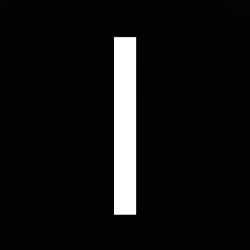
#> input picture Fourier Spectrum/img1.jpg, 250 x 250 px, found by its file name
$ jupyter execute 'Fourier Spectrum.ipynb'
#> lines starting #> are read from the running program, lines starting #| are printed output that depends on the picture
[cell 1]
import cv2
import numpy as np
import matplotlib.pyplot as plt
import matplotlib.image as img

[cell 2]
I1 = cv2.imread('img1.jpg', cv2.IMREAD_GRAYSCALE)
#> I1 is the input picture: shape (250, 250); min 1, max 255, mean 18.5
I2 = cv2.imread('img2.jpg', cv2.IMREAD_GRAYSCALE)
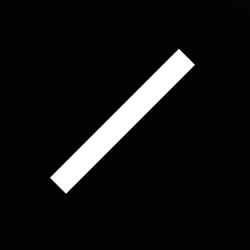
#> input picture Fourier Spectrum/img2.jpg, 250 x 250 px, found by its file name
#> I2 is the input picture: shape (250, 250); min 1, max 255, mean 19.4

cv2.imshow('image', I1)
cv2.imshow('image2', I2)
cv2.waitKey(0)
cv2.destroyAllWindows()

[cell 3]
fig = plt.figure(figsize = (20, 15))
rows = 2
cols = 4

ax1 = fig.add_subplot(rows, cols, 1)
ax1.imshow(I1, cmap='gray')
ax1.set_title('Original')
ax1.axis("off")

# Step2.첨부된 이미지들의 Fourier Spectrum을 보여주세요.
f =  np.fft.fft2(I1)                            # 여기 채워넣기, 이미지를 FFT 진행
ax2 = fig.add_subplot(rows, cols, 2)
ax2.imshow(np.abs(f), cmap='gray')                # 여기 채워넣기
ax2.set_title('After Fourier Transform')
ax2.axis("off")

# Step3. Step2의 결과를 centered shift 시키세요.
f_shift = np.fft.fftshift(f)                            # 여기 채워넣기, FFT된 결과를 shift시켜서 centered FFT 보여주기
ax3 = fig.add_subplot(rows, cols, 3)
ax3.imshow(np.abs(f_shift), cmap='gray')                # 여기 채워넣기
ax3.set_title('After shifting')
ax3.axis("off")

# Step4. Step3의 결과를 log transform을 사용해서 더 잘 보이도록 하세요.
magnitude_spectrum = 20 * np.log(np.abs(f_shift))   # 여기 채워넣기, Log transform으로 Spectrum 더 잘 보이게 하기
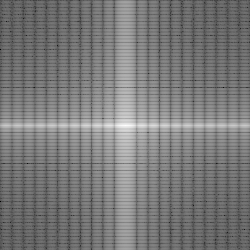
#> magnitude_spectrum: shape (250, 250) float64; min -46.71, max 279.3, mean 108.1; drawn with min black and max white
ax4 = fig.add_subplot(rows, cols, 4)
ax4.imshow(magnitude_spectrum, cmap='gray')
ax4.set_title('After Log Transform')
ax4.axis("off")

ax5 = fig.add_subplot(rows, cols, 5)
ax5.imshow(I2, cmap='gray')
ax5.set_title('Original')
ax5.axis("off")

# Step2.첨부된 이미지들의 Fourier Spectrum을 보여주세요.
f2 =  np.fft.fft2(I2)                                             # 여기 채워넣기
ax6 = fig.add_subplot(rows, cols, 6)
ax6.imshow(np.abs(f2), cmap='gray')                        # 여기 채워넣기
ax6.set_title('After Fourier Transform')
ax6.axis("off")

# Step3. Step2의 결과를 centered shift 시키세요.
f2_shift = np.fft.fftshift(f2)                                        # 여기 채워넣기
ax7 = fig.add_subplot(rows, cols, 7)
ax7.imshow(np.abs(f2_shift), cmap='gray')                      # 여기 채워넣기
ax7.set_title('After shifting')
ax7.axis("off")

# Step4. Step3의 결과를 log transform을 사용해서 더 잘 보이도록 하세요.
magnitude_spectrum2 =  20 * np.log(np.abs(f2_shift))                          # 여기 채워넣기
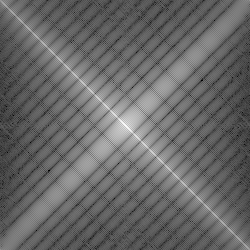
#> magnitude_spectrum2: shape (250, 250) float64; min -13.93, max 280.2, mean 106.1; drawn with min black and max white
ax8 = fig.add_subplot(rows, cols, 8)
ax8.imshow(np.abs(magnitude_spectrum2), cmap='gray')                     # 여기 채워넣기
ax8.set_title('After Log Transform')
ax8.axis("off")

plt.show()
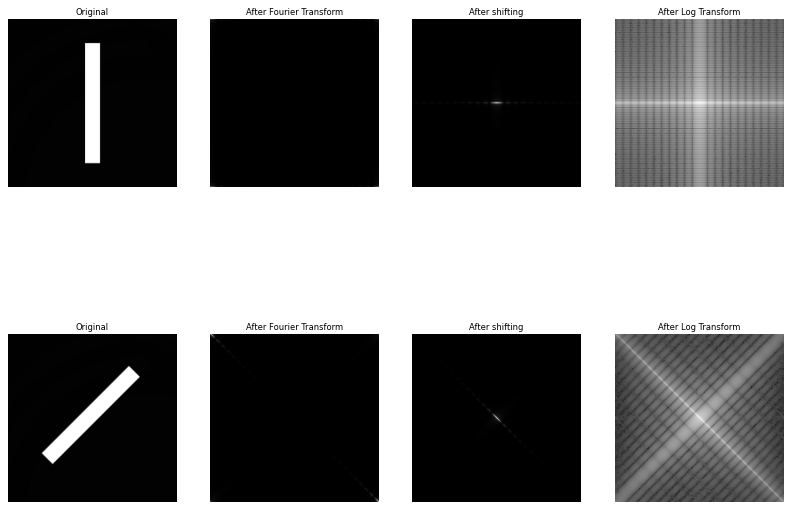
#> figure drawn by matplotlib, 8 panels
